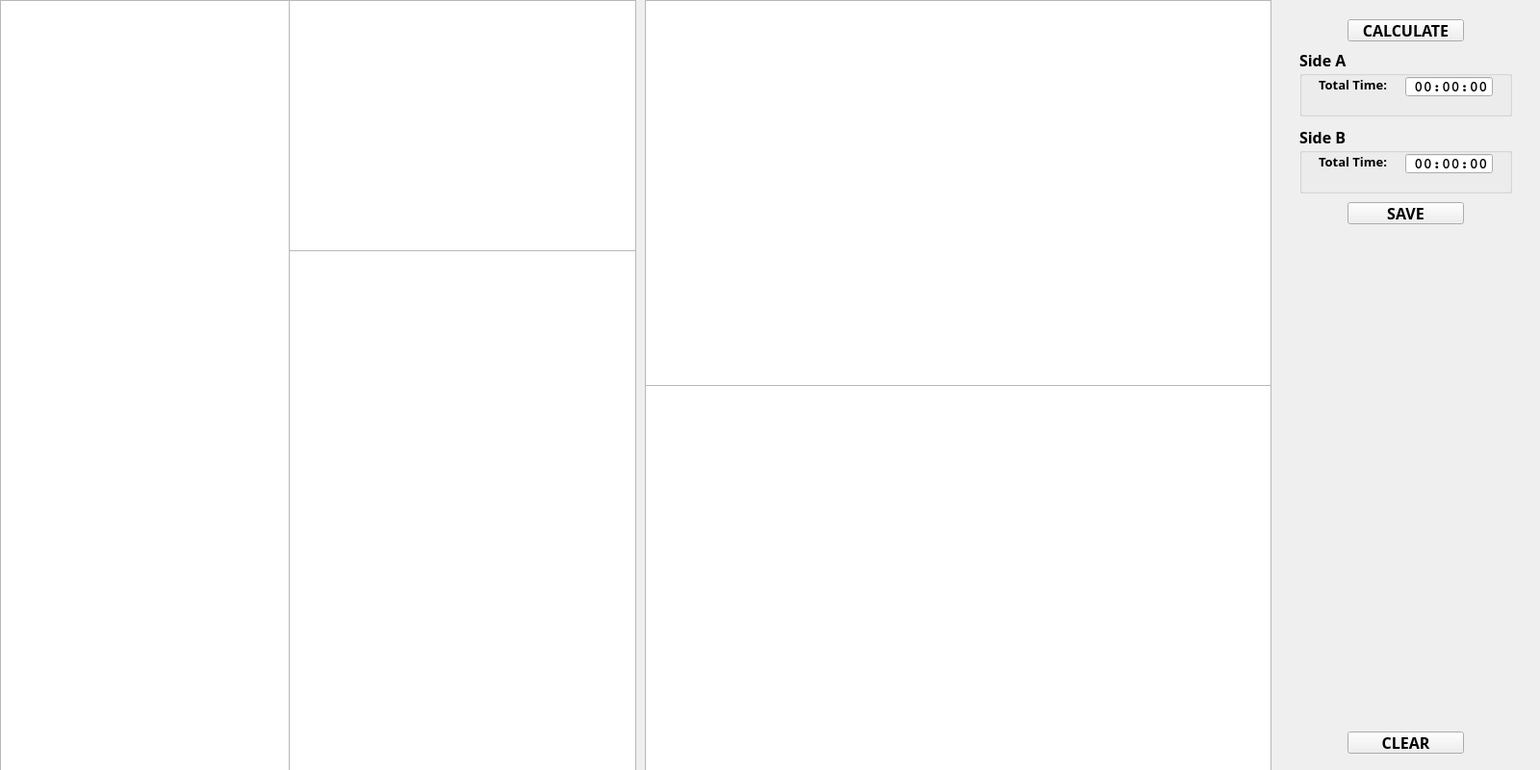
<?xml version="1.0" encoding="UTF-8"?>
<ui version="4.0">
 <class>MainWindow</class>
 <widget class="QMainWindow" name="MainWindow">
  <property name="geometry">
   <rect>
    <x>0</x>
    <y>0</y>
    <width>1600</width>
    <height>800</height>
   </rect>
  </property>
  <property name="sizePolicy">
   <sizepolicy hsizetype="Fixed" vsizetype="Fixed">
    <horstretch>0</horstretch>
    <verstretch>0</verstretch>
   </sizepolicy>
  </property>
  <property name="minimumSize">
   <size>
    <width>1600</width>
    <height>800</height>
   </size>
  </property>
  <property name="maximumSize">
   <size>
    <width>1600</width>
    <height>800</height>
   </size>
  </property>
  <property name="windowTitle">
   <string>MixedTaper</string>
  </property>
  <widget class="QWidget" name="centralwidget">
   <widget class="QTableWidget" name="artist_list">
    <property name="geometry">
     <rect>
      <x>0</x>
      <y>0</y>
      <width>301</width>
      <height>801</height>
     </rect>
    </property>
    <property name="frameShadow">
     <enum>QFrame::Sunken</enum>
    </property>
    <property name="editTriggers">
     <set>QAbstractItemView::NoEditTriggers</set>
    </property>
    <property name="selectionMode">
     <enum>QAbstractItemView::SingleSelection</enum>
    </property>
    <property name="rowCount">
     <number>0</number>
    </property>
    <property name="columnCount">
     <number>0</number>
    </property>
    <attribute name="horizontalHeaderStretchLastSection">
     <bool>true</bool>
    </attribute>
   </widget>
   <widget class="QTableWidget" name="release_list">
    <property name="geometry">
     <rect>
      <x>300</x>
      <y>0</y>
      <width>361</width>
      <height>261</height>
     </rect>
    </property>
    <property name="editTriggers">
     <set>QAbstractItemView::NoEditTriggers</set>
    </property>
    <property name="selectionMode">
     <enum>QAbstractItemView::SingleSelection</enum>
    </property>
    <attribute name="horizontalHeaderStretchLastSection">
     <bool>true</bool>
    </attribute>
   </widget>
   <widget class="QTableWidget" name="track_list">
    <property name="geometry">
     <rect>
      <x>300</x>
      <y>260</y>
      <width>361</width>
      <height>541</height>
     </rect>
    </property>
    <property name="editTriggers">
     <set>QAbstractItemView::NoEditTriggers</set>
    </property>
    <property name="dragEnabled">
     <bool>false</bool>
    </property>
    <property name="selectionMode">
     <enum>QAbstractItemView::SingleSelection</enum>
    </property>
    <property name="selectionBehavior">
     <enum>QAbstractItemView::SelectRows</enum>
    </property>
    <attribute name="horizontalHeaderStretchLastSection">
     <bool>true</bool>
    </attribute>
   </widget>
   <widget class="QTableWidget" name="side_a_list">
    <property name="geometry">
     <rect>
      <x>670</x>
      <y>0</y>
      <width>651</width>
      <height>401</height>
     </rect>
    </property>
    <property name="acceptDrops">
     <bool>true</bool>
    </property>
    <property name="editTriggers">
     <set>QAbstractItemView::AnyKeyPressed|QAbstractItemView::EditKeyPressed|QAbstractItemView::SelectedClicked</set>
    </property>
    <property name="dragEnabled">
     <bool>true</bool>
    </property>
    <property name="dragDropMode">
     <enum>QAbstractItemView::InternalMove</enum>
    </property>
    <property name="selectionMode">
     <enum>QAbstractItemView::SingleSelection</enum>
    </property>
    <property name="selectionBehavior">
     <enum>QAbstractItemView::SelectRows</enum>
    </property>
    <attribute name="horizontalHeaderStretchLastSection">
     <bool>true</bool>
    </attribute>
   </widget>
   <widget class="QTableWidget" name="side_b_list">
    <property name="geometry">
     <rect>
      <x>670</x>
      <y>400</y>
      <width>651</width>
      <height>401</height>
     </rect>
    </property>
    <property name="acceptDrops">
     <bool>true</bool>
    </property>
    <property name="editTriggers">
     <set>QAbstractItemView::AnyKeyPressed|QAbstractItemView::EditKeyPressed|QAbstractItemView::SelectedClicked</set>
    </property>
    <property name="dragEnabled">
     <bool>true</bool>
    </property>
    <property name="dragDropMode">
     <enum>QAbstractItemView::DragDrop</enum>
    </property>
    <property name="defaultDropAction">
     <enum>Qt::MoveAction</enum>
    </property>
    <property name="selectionMode">
     <enum>QAbstractItemView::SingleSelection</enum>
    </property>
    <property name="selectionBehavior">
     <enum>QAbstractItemView::SelectRows</enum>
    </property>
    <attribute name="horizontalHeaderStretchLastSection">
     <bool>true</bool>
    </attribute>
   </widget>
   <widget class="QPushButton" name="calculate_button">
    <property name="geometry">
     <rect>
      <x>1400</x>
      <y>20</y>
      <width>121</width>
      <height>23</height>
     </rect>
    </property>
    <property name="font">
     <font>
      <family>Arial Black</family>
      <pointsize>12</pointsize>
      <weight>75</weight>
      <bold>true</bold>
     </font>
    </property>
    <property name="text">
     <string>CALCULATE</string>
    </property>
   </widget>
   <widget class="QGroupBox" name="side_a_group_box">
    <property name="geometry">
     <rect>
      <x>1350</x>
      <y>50</y>
      <width>221</width>
      <height>71</height>
     </rect>
    </property>
    <property name="font">
     <font>
      <family>Arial Black</family>
      <pointsize>12</pointsize>
      <weight>75</weight>
      <bold>true</bold>
     </font>
    </property>
    <property name="title">
     <string>Side A</string>
    </property>
    <widget class="QLabel" name="side_a_time_label">
     <property name="geometry">
      <rect>
       <x>20</x>
       <y>30</y>
       <width>81</width>
       <height>16</height>
      </rect>
     </property>
     <property name="font">
      <font>
       <pointsize>10</pointsize>
      </font>
     </property>
     <property name="text">
      <string>Total Time:</string>
     </property>
    </widget>
    <widget class="QLineEdit" name="side_a_time_box">
     <property name="geometry">
      <rect>
       <x>110</x>
       <y>30</y>
       <width>91</width>
       <height>20</height>
      </rect>
     </property>
     <property name="font">
      <font>
       <family>Courier</family>
       <pointsize>12</pointsize>
      </font>
     </property>
     <property name="layoutDirection">
      <enum>Qt::LeftToRight</enum>
     </property>
     <property name="text">
      <string>00:00:00</string>
     </property>
     <property name="alignment">
      <set>Qt::AlignRight|Qt::AlignTrailing|Qt::AlignVCenter</set>
     </property>
    </widget>
   </widget>
   <widget class="QGroupBox" name="side_b_group_box">
    <property name="geometry">
     <rect>
      <x>1350</x>
      <y>130</y>
      <width>221</width>
      <height>71</height>
     </rect>
    </property>
    <property name="font">
     <font>
      <family>Arial Black</family>
      <pointsize>12</pointsize>
      <weight>75</weight>
      <bold>true</bold>
     </font>
    </property>
    <property name="title">
     <string>Side B</string>
    </property>
    <widget class="QLabel" name="side_b_time_label">
     <property name="geometry">
      <rect>
       <x>20</x>
       <y>30</y>
       <width>81</width>
       <height>16</height>
      </rect>
     </property>
     <property name="font">
      <font>
       <pointsize>10</pointsize>
      </font>
     </property>
     <property name="text">
      <string>Total Time:</string>
     </property>
    </widget>
    <widget class="QLineEdit" name="side_b_time_box">
     <property name="geometry">
      <rect>
       <x>110</x>
       <y>30</y>
       <width>91</width>
       <height>20</height>
      </rect>
     </property>
     <property name="font">
      <font>
       <family>Courier</family>
       <pointsize>12</pointsize>
      </font>
     </property>
     <property name="text">
      <string>00:00:00</string>
     </property>
     <property name="alignment">
      <set>Qt::AlignRight|Qt::AlignTrailing|Qt::AlignVCenter</set>
     </property>
    </widget>
   </widget>
   <widget class="QPushButton" name="save_button">
    <property name="geometry">
     <rect>
      <x>1400</x>
      <y>210</y>
      <width>121</width>
      <height>23</height>
     </rect>
    </property>
    <property name="font">
     <font>
      <family>Arial Black</family>
      <pointsize>12</pointsize>
      <weight>75</weight>
      <bold>true</bold>
     </font>
    </property>
    <property name="text">
     <string>SAVE</string>
    </property>
   </widget>
   <widget class="QPushButton" name="clear_button">
    <property name="geometry">
     <rect>
      <x>1400</x>
      <y>760</y>
      <width>121</width>
      <height>23</height>
     </rect>
    </property>
    <property name="font">
     <font>
      <family>Arial Black</family>
      <pointsize>12</pointsize>
      <weight>75</weight>
      <bold>true</bold>
     </font>
    </property>
    <property name="text">
     <string>CLEAR</string>
    </property>
   </widget>
  </widget>
 </widget>
 <resources/>
 <connections/>
</ui>
